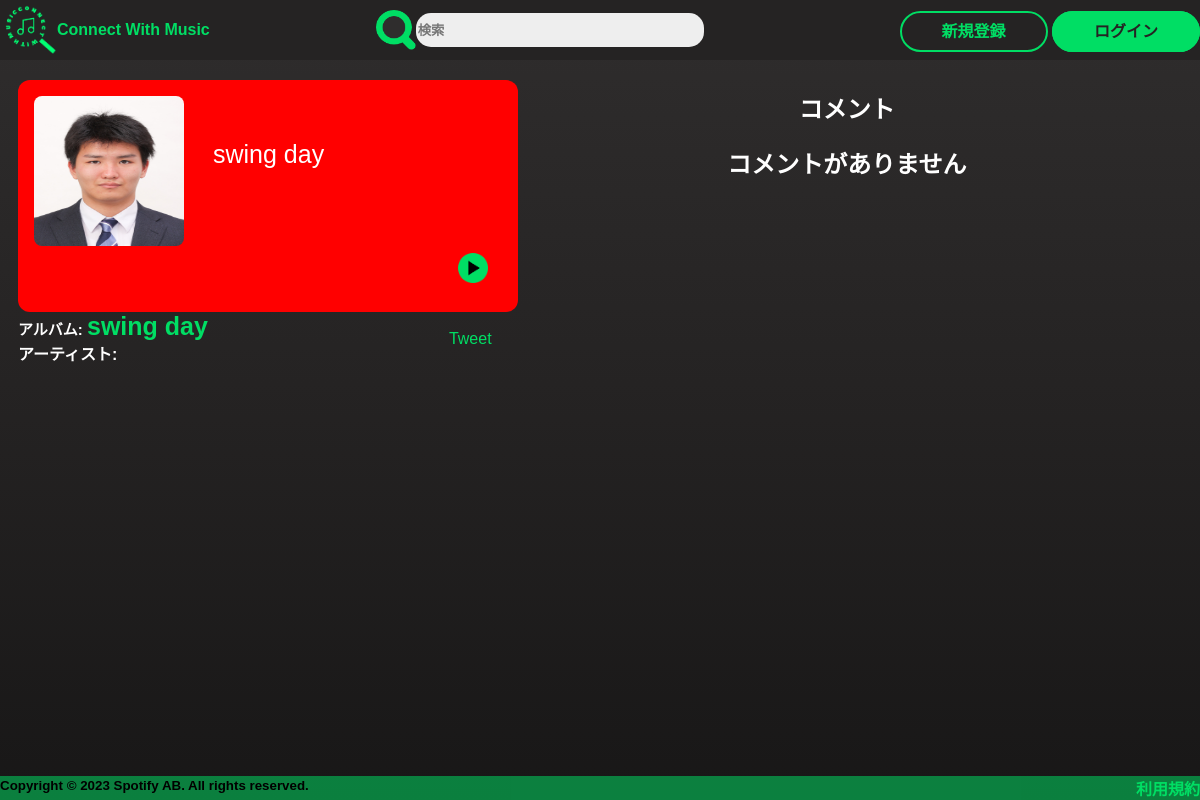
Page /music/Gi5RevX2tDClgVKg6UTTnYVVP on the committed database.
### cwmapp/models.py (models this page shows)
class Music( models.Model ):#ユーザが投稿した音楽テーブル
    def save_full_track( instance, filename ):#フルの楽曲を保存するパス
        ext = filename.split('.')[-1]
        return f'{ Album.objects.get( album_id = instance.music_album_id ).album_userid }/albums/{ instance.music_album_id }/tracks/full/{ instance.music_id }.{ ext }'
    def save_preview_track( instance, filename ):#プレビューの楽曲を保存するパス
        ext = filename.split('.')[-1]
        return f'{ Album.objects.get( album_id = instance.music_album_id ).album_userid }/albums/{ instance.music_album_id }/tracks/pre/{ instance.music_id }.{ ext }'
    music_id = models.TextField(default=Utils.randomid, primary_key = True )#曲のID
    music_album_id = models.TextField()#所属するアルバムのID
    music_name = models.CharField( max_length = 100 )
    music_track_full = models.FileField( upload_to = save_full_track )#フルの音楽
    music_track_preview = models.FileField( upload_to = save_preview_track )#プレビュー音楽

class Album( models.Model ):#ユーザが投稿したアルバムテーブル
    def save_album_image( instance, filename ):
        ext = filename.split( '.' )[ -1 ]
        return f'{ instance.album_userid }/albums/{ instance.album_id }/image/{ instance.album_id }.{ ext }'
    album_id = models.TextField(default=Utils.randomid, primary_key = True )#アルバムのID
    album_userid = models.TextField()#投稿者のID
    album_name = models.CharField( max_length = 100 )
    album_image = models.FileField( upload_to = save_album_image )

### cwmapp/views.py (the view, shortened to what this page needs)
# urls.py: path( "music/<slug:idn>", music, name="mus" ),
def music( request, idn ):
    ave_star = 0
    user_star = 0
    good_bool = False
    good_count = 0
    if Star.objects.filter( star_music_id = idn ).exists():
        for i in range( Star.objects.filter( star_music_id = idn ).count() ):
            ave_star += Star.objects.filter( star_music_id = idn )[ i ].star_num
        ave_star /= Star.objects.filter( star_music_id = idn ).count()
        ave_star = Utils.round( ave_star )
    if Good.objects.filter( good_music_id = idn ).exists():
        good_count = Good.objects.filter( good_music_id = idn, good_bool = True).count()
    track_result = {}
    flg = False
    if len( idn ) == 25:
        music_tbl = Music.objects.get( music_id = idn )
        album_tbl = Album.objects.get( album_id = music_tbl.music_album_id )
        artist_tbl = CustomUser.objects.get( userid = album_tbl.album_userid )
        track_result = {
            'album': {
                'id': album_tbl.album_id,
                'name': album_tbl.album_name,
                'img':[
                    {
                        'url': album_tbl.album_image,
                    },
                ],
            },
            'artists':[
                {
                    'id': artist_tbl.userid,
                },
            ],
            'id': idn,
            'name':music_tbl.music_name,
            'preview_url': music_tbl.music_track_preview,
            'full_url': music_tbl.music_track_full,
            'uri': 'None',
        }
        flg = True
    else:
        track_result = SPOTIFY.track( idn, market=None )
    comments = []
    tags = []
    users = []
    form = CommentForm()
    mdl = []
    results = []
    content = {
        'track_result': track_result,#曲のトラック
        'comments': comments,#コメントのテーブルのレコード
        'tags': tags,#タグ
        'users': users,#
        'form': form,#コメント投稿用のフォーム
        'model': mdl,
        'is_comment': False,
        'ave_star': ave_star,
        'user_star': user_star,
        'good_count': good_count,
        'good_bool':good_bool,
        'is_original': flg,
    }
    if request.user.is_authenticated:
        User = CustomUser.objects.filter( userid = request.user.userid )
        content[ 'data' ] = User
        MusHistory = HistoryList(history_userid = request.user.userid,history_music_id = idn)
        MusHistory.save()
        ModelMus.setHistory(request.user.userid)
    return render( request, 'cwm/music.html', content )

### cwmapp/forms.py
class CommentForm( forms.ModelForm ):
    class Meta:
        model = Comment
        fields = ('comment_text',)
        labels = { 'comment_text': '' }

### lib/utils.py (called while the page is built)
    @staticmethod
    def round( n ):#四捨五入してintにキャストする
        _n, _ = math.modf( n )
        if ( _n * 10 ) > 4.9:
            return int( n ) + 1
        else:
            return int( n )

### cwmapp/templates/cwm/music.html (shortened to what this page needs)
{% extends "cwm/base.html" %}
{% load static %}
{% block content %}
<link rel="stylesheet" href="{% static 'css/music.css' %}">
<main class="main-test">
        <link rel="stylesheet" href="{% static 'css/loading.css' %}">
    <div class="music-main">
        {% if is_original %}
            <div id="original">
                <div class="original-track-name">
                    {{ track_result.name }}
                </div>
                <div class="original-track-player">
                    <img class="original-album-image" src="/media_local/{{ track_result.album.img.0.url }}" width="150" height="150">
                    <button class="PlaySongBT" type="button" value="/media_local/{{ track_result.full_url }}" onclick="PlayMusic( '/media_local/{{ track_result.full_url }}', this )">
                        <img class="BTimg" src="{% static 'img/tmp/play_green.png' %}">
                    </button>
                </div>
            </div>
        {% else %}
            <div id="spotify-iframe"></div>
        {% endif %}
        <div class="sharedesc">
            <div class="artist">
                <div class="album-name">
                    アルバム: <span class="album-title"><a href="{% url 'album' track_result.album.id %}">{{ track_result.album.name }}</a></span>
                </div>
                <div class="artist-name">
                    アーティスト:
                </div>
            </div>
            <div class="shere">
                <a href="https://twitter.com/share?ref_src=twsrc%5Etfw" class="twitter-share-button" data-text="私は {{ track_result.name }} を聴いています" data-hashtags="cwm,{{ track_result.artists.0.name }}" data-size="large" data-lang="ja" data-show-count="false">Tweet</a><script async src="https://platform.twitter.com/widgets.js" charset="utf-8"></script>
            </div>
        </div>
    </div>
    <div class="comments">
        <h2 id="c-title">コメント</h2>
        {% if is_comment %}
            {% for item in model %}
                <div class="comment-box">
                    <div class="cmt-top">
                        <div class="cmt-user">
                            <img src="{{ item.user_image.url }}" alt="ユーザの画像" width="50" height="50" style="border-radius: 50%;">
                            <div class="user-name">{{ item.user_name }}</div>
                        </div>
                        <div class="menu">
                            <span class="kebab">
                                <span class="kebab-ball"></span>
                                <span class="kebab-ball"></span>
                                <span class="kebab-ball"></span>
                            </span>
                        </div>
                    </div>
                    <div class="cmt-content">
                        <div class="good-img">
                            {% if item.is_good %}
                                <img src="{% static 'img/tmp/good_white.png' %}" alt="いいね" width="30" height="30" class="good-img-button" data-comment_id="{{ item.comment_id }}">
                            {% else %}
                                <img src="{% static 'img/tmp/good_black.png' %}" alt="いいね" width="30" height="30" class="good-img-button" data-comment_id="{{ item.comment_id }}">
                            {% endif %}
                            <span class="gc-count">{{ item.comment_good }}</span>
                        </div>
                        <div class="comment-text" id="c-{{ item.comment_id }}">{{ item.comment_text | linebreaks }}</div>
                    </div>
                    {% if request.user.userid == item.user_id and request.user.is_authenticated %}
                    <div class="forms">
                        <form action="{% url 'edit' track_result.id item.comment_id %}" method="post" class="edit-form" style="display: none;">
                            {% csrf_token %}
                            <textarea name="edit_content" cols="30" rows="10" class="edit_textarea">{{ item.comment_text }}</textarea>
                            <input type="submit" name="submit" value="変更" class="change-btn">
                        </form>
                        <div class="cmt-edit">
                            <form action="{% url 'delete' track_result.id item.comment_id %}" method="post" class="delete-form">
                                {% csrf_token %}
                                <input type="submit" name="submit" value="削除" class="del-btn">
                            </form>
                            <div class="edit-action">
                                <input type="button" class="edit-btn" value="編集">
                            </div>
                        </div>
                    </div>
                    {% else %}
                        <div class="forms">
                            <div class="cmt-edit"></div>
                            <div class="edit-action"></div>
                        </div>
                    {% endif %}
                    {% if request.user.is_authenticated %}
                        <form action="{% url 'create_reply' track_result.id item.comment_id %}" method="post" class="reply-form">
                            {% csrf_token %}
                            <div class="reply-box">
                                <textarea name="reply-text" class="reply-text" placeholder="返信を入力..."></textarea>
                            </div>
                            <div class="reply-box2">
                                <input type="submit" value="返信" class="reply-submit replyBT_off" disabled>
                            </div>
                        </form>
                    {% endif %}
                    <div class="reply">
                        <a href="" data-comment_id="{{ item.comment_id }}" class="a-reply">返信を見る</a>
                    </div>
                </div>
                <hr>
            {% endfor %}
        {% else %}
        <div class="comment-box">
            <h2 class="bigtext">コメントがありません</h2>
        </div>
        {% endif %}
    </div>
</main>
{% endblock %}

### static/css/base.css (style rules this page uses)
html { min-height: 100%; }
body { height: 100%; font-family: 'メイリオ', 'Meiryo', 'Hiragino Kaku Gothic ProN', 'ヒラギノ角ゴ ProN W3', sans-serif; background: linear-gradient(180deg, #2f2d2d 0%, #252323 48%, #181717 100%); }
a, .Hideblock { text-decoration: none; color: #00de64; }

### static/css/music.css (style rules this page uses)
.sharedesc { display: flex; justify-content: space-between; width: 100%; align-items: center; }
.sharedesc .artist { font-weight: bold; }
.sharedesc .artist .album-name { font-size: 15px; color: white; }
.sharedesc .artist .album-name .album-title { font-size: 25px; }
.sharedesc .artist .artist-name { color: white; }
.main-test { height: 450px; margin-top: 70px; display: flex; }
.main-test .music-main { width: 40%; padding: 10px; }
.main-test .music-main #original { background-color: red; width: 500px; height: 232px; border-radius: 12px; }
.main-test .music-main #original .original-track-name { color: white; font-family: 'Trebuchet MS', 'Lucida Sans Unicode', 'Lucida Grande', 'Lucida Sans', Arial, sans-serif; font-size: 25px; position: relative; left: 195px; top: 60px; }
.main-test .music-main #original .PlaySongBT, .main-test .music-main #original .StopSongBT { background: none; border: none; position: relative; left: 280px; top: 24px; }
.main-test .music-main #original .BTimg { width: 30px; height: 30px; }
.main-test .music-main #original .original-album-image { position: relative; bottom: 13px; left: 16px; border-radius: 8px; }
.main-test .comments { overflow-y: scroll; width: 100%; text-align: center; }
.main-test .comments #c-title { color: white; }
.main-test .comments .comment-box { width: 90%; margin: 5px auto; border-radius: 5px; position: relative; }
.bigtext { font-weight: bold; color: #ffffff; }

### rows in the picture
Music: name "swing day"
Album: album.img.0 (picture), album.name "swing day"
